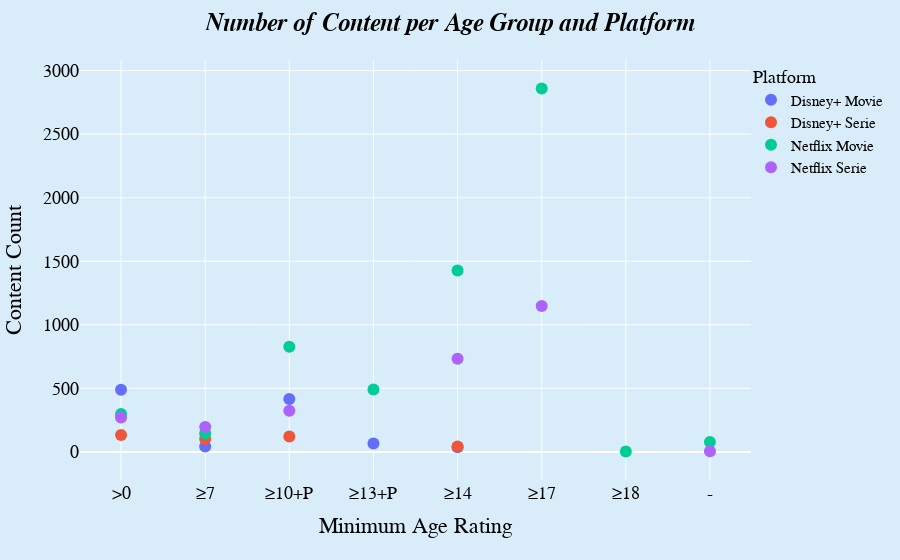

Notebook source saved alongside this figure:
### Markdown cell above
### <a id='toc4_3_3_'></a>[Grafik 2 - Anzahl der Inhalte je Rating und Plattform](#toc0_)

### Code cell
# Ausgeschlossene Werte
values_to_exclude = ['66 min', '74 min', '84 min']

# Altersfreigaben-Mapping
agerating_map = {
    "TV-Y": ">0", "TV-G": ">0", "G": ">0", 
    "TV-Y7": "≥7", "TV-Y7-FV": "≥7", 
    "PG": "≥10+P", "TV-PG": "≥10+P", 
    "PG-13": "≥13+P", 
    "TV-14": "≥14", 
    "R": "≥17", "TV-MA": "≥17", 
    "NC-17": "≥18", 
    "NR": "-", "UR": "-"
}

# Altersreihenfolge
age_order = [">0", "≥7", "≥10+P", "≥13+P", "≥14", "≥17", "≥18", "-"]

# Altersgruppe zuordnen
all_ratings['age_group'] = all_ratings['rating'].map(agerating_map)
filtered = all_ratings[~all_ratings['rating'].isin(values_to_exclude)]

# Gruppieren
grouped = (
    filtered
    .groupby(['age_group', 'source'])
    .agg({'count': 'sum'})
    .reset_index()
)

# Sortieren
grouped['age_group'] = pd.Categorical(grouped['age_group'], categories=age_order, ordered=True)
grouped = grouped.sort_values('age_group')

# Plotly-Scatterplot
fig = px.scatter(
    grouped,
    x="age_group",
    y="count",
    color="source",
    labels={
        "age_group": "Minimum Age Rating",
        "count": "Content Count",
        "source": "Platform"
    }
)

fig.update_traces(marker=dict(size=12))

# Layout anpassen
fig.update_layout(
    title='<i><b>Number of Content per Age Group and Platform</b></i>',
    title_x=0.5,
    font=dict(family='cursive', size=18, color='black'),
    paper_bgcolor='#D8EDF9',
    plot_bgcolor='#D8EDF9',
    legend=dict(
        x=1,
        y=1,
        traceorder="normal",
        font=dict(
            family="Droid Serif",
            size=15,
            color="black"
        ),
        bgcolor="#D8EDF9",
        title='Platform'
    )
)

fig.show()

### Figure 1 — Plotly figure (JSON) as saved in the notebook; plotly's stock layout.template omitted (floating-point values rounded to 4 significant figures)
{"data": [{"hovertemplate": "Platform=Disney+ Movie<br>Minimum Age Rating=%{x}<br>Content Count=%{y}<extra></extra>", "legendgroup": "Disney+ Movie", "marker": {"color": "#636efa", "size": 12, "symbol": "circle"}, "mode": "markers", "name": "Disney+ Movie", "orientation": "v", "showlegend": true, "type": "scatter", "x": [">0", "≥7", "≥10+P", "≥13+P", "≥14"], "xaxis": "x", "y": [489, 43, 416, 66, 37], "yaxis": "y"}, {"hovertemplate": "Platform=Disney+ Serie<br>Minimum Age Rating=%{x}<br>Content Count=%{y}<extra></extra>", "legendgroup": "Disney+ Serie", "marker": {"color": "#EF553B", "size": 12, "symbol": "circle"}, "mode": "markers", "name": "Disney+ Serie", "orientation": "v", "showlegend": true, "type": "scatter", "x": [">0", "≥7", "≥10+P", "≥14"], "xaxis": "x", "y": [132, 101, 121, 42], "yaxis": "y"}, {"hovertemplate": "Platform=Netflix Movie<br>Minimum Age Rating=%{x}<br>Content Count=%{y}<extra></extra>", "legendgroup": "Netflix Movie", "marker": {"color": "#00cc96", "size": 12, "symbol": "circle"}, "mode": "markers", "name": "Netflix Movie", "orientation": "v", "showlegend": true, "type": "scatter", "x": [">0", "≥7", "≥10+P", "≥13+P", "≥14", "≥17", "≥18", "-"], "xaxis": "x", "y": [298, 144, 827, 490, 1427, 2859, 3, 78], "yaxis": "y"}, {"hovertemplate": "Platform=Netflix Serie<br>Minimum Age Rating=%{x}<br>Content Count=%{y}<extra></extra>", "legendgroup": "Netflix Serie", "marker": {"color": "#ab63fa", "size": 12, "symbol": "circle"}, "mode": "markers", "name": "Netflix Serie", "orientation": "v", "showlegend": true, "type": "scatter", "x": [">0", "≥7", "≥10+P", "≥14", "≥17", "-"], "xaxis": "x", "y": [270, 196, 323, 733, 1147, 5], "yaxis": "y"}], "layout": {"font": {"color": "black", "family": "cursive", "size": 18}, "legend": {"bgcolor": "#D8EDF9", "font": {"color": "black", "family": "Droid Serif", "size": 15}, "title": {"text": "Platform"}, "tracegroupgap": 0, "traceorder": "normal", "x": 1, "y": 1}, "margin": {"t": 60}, "paper_bgcolor": "#D8EDF9", "plot_bgcolor": "#D8EDF9", "title": {"text": "<i><b>Number of Content per Age Group and Platform</b></i>", "x": 0.5}, "xaxis": {"anchor": "y", "domain": [0, 1], "title": {"text": "Minimum Age Rating"}}, "yaxis": {"anchor": "x", "domain": [0, 1], "title": {"text": "Content Count"}}}}
